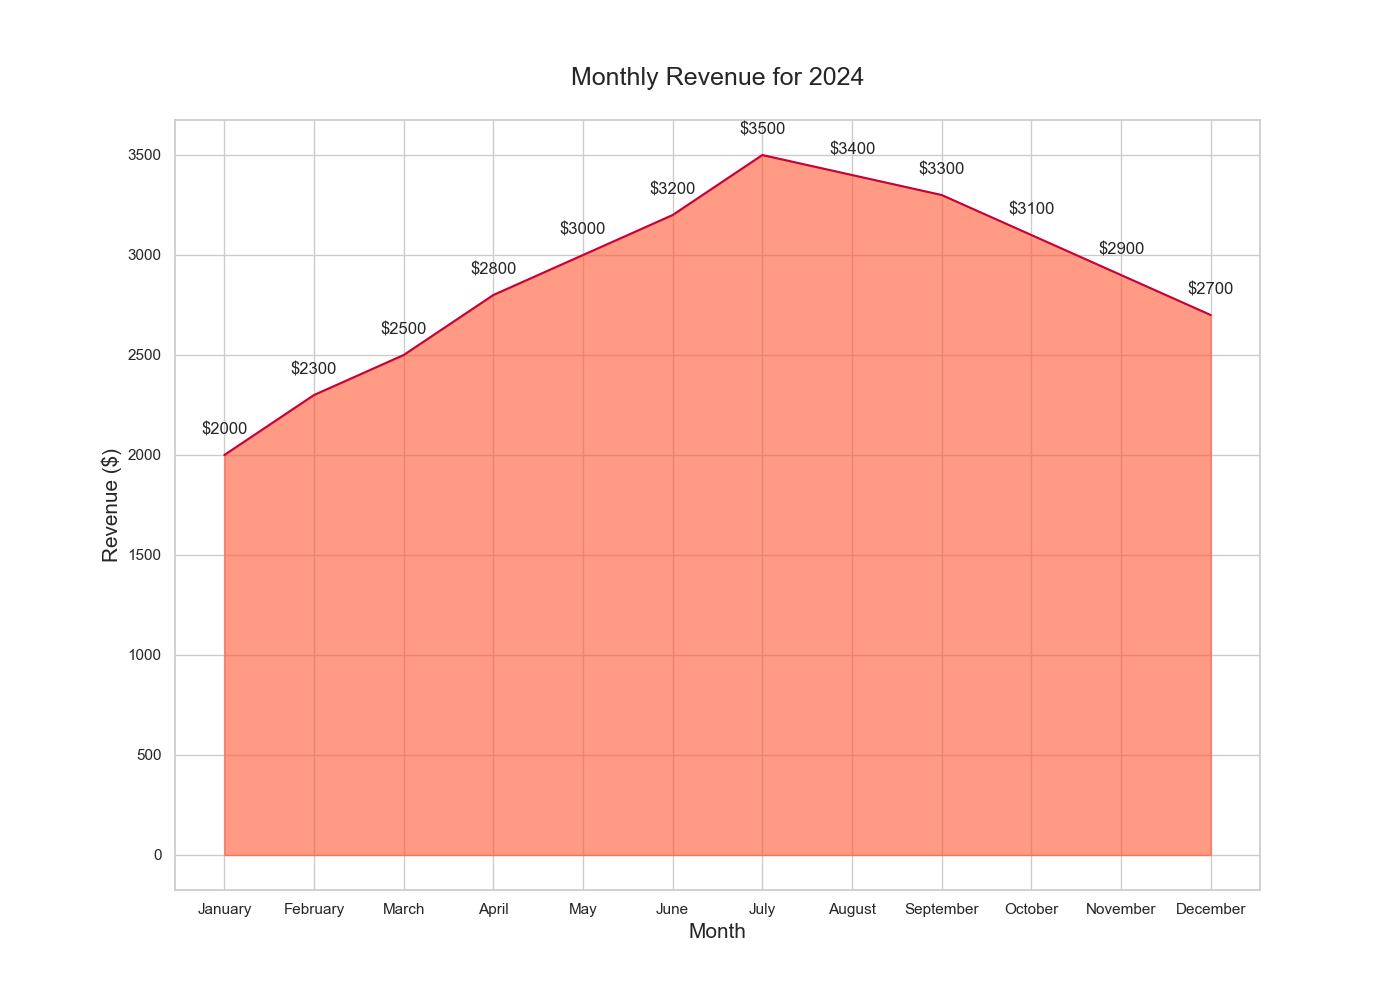

Recreate this plot in Python.

import matplotlib.pyplot as plt
import pandas as pd

data = {
    'Month': ['January', 'February', 'March', 'April', 'May', 'June', 
              'July', 'August', 'September', 'October', 'November', 'December'],
    'Revenue': [2000, 2300, 2500, 2800, 3000, 3200, 3500, 3400, 3300, 3100, 2900, 2700]
}

df = pd.DataFrame(data)

plt.figure(figsize=(14, 10))
plt.fill_between(df['Month'], df['Revenue'], color='#FF5733', alpha=0.6)
plt.plot(df['Month'], df['Revenue'], color='#C70039')

plt.title('Monthly Revenue for 2024', fontsize=18, pad=25)
plt.xlabel('Month', fontsize=15)
plt.ylabel('Revenue ($)', fontsize=15)

for i, revenue in enumerate(df['Revenue']):
    plt.text(i, revenue + 100, f'${revenue}', ha='center')

plt.grid(True)
plt.show()
